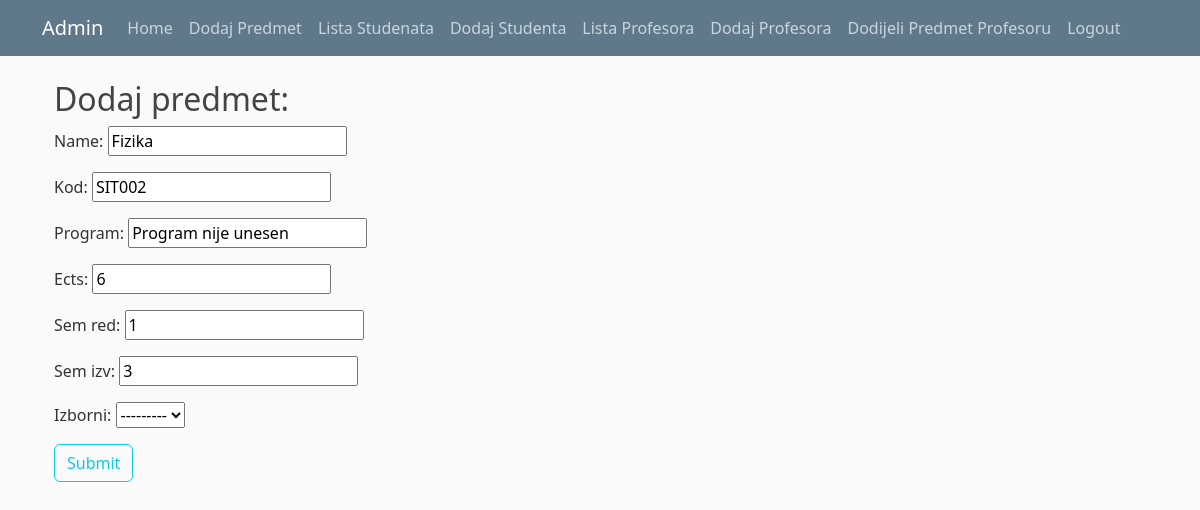
The page /predmet/2/ (signed in) on the database its author committed.
### app1/models.py (models this page shows, shortened)
class Predmeti(models.Model):
    IZBORNI = (('da', 'da'), ('ne', 'ne'))
    name = models.CharField(max_length=50)
    kod = models.CharField(max_length=50)
    program = models.CharField(max_length=50)
    ects = models.IntegerField()
    sem_red = models.IntegerField()
    sem_izv = models.IntegerField()
    izborni = models.CharField(max_length=50, choices=IZBORNI)
    nositelj = models.ForeignKey(Korisnik, on_delete=models.CASCADE, null=True)

### app1/views.py (the view, shortened to what this page needs)
# urls.py: path('predmet/<int:predmet_id>/',views.editPredmet,name='editPredmet'),
@login_required(login_url='/login/')
def editPredmet(request, predmet_id):
    role = str(request.user.role)
    if role != 'admin':
        return redirect('main')
    predmet = Predmeti.objects.get(pk=predmet_id)
    form = DodajPredmetForm(initial={'name': predmet.name,'kod':predmet.kod,'program':predmet.program,'ects':predmet.ects,
    'sem_red':predmet.sem_red,'sem_izv':predmet.sem_izv,'izborni':predmet.izborni.upper()})
    return render(request,'edit-predmet.html',{'form':form})

### app1/forms.py
class DodajPredmetForm(ModelForm):
    class Meta:
        model = Predmeti
        fields = ['name','kod','program','ects','sem_red','sem_izv','izborni']

### app1/models.py (called while the page is built)
    def __str__(self):
        return '%s' % (self.role)

### app1/templates/edit-predmet.html (shortened to what this page needs)
{% extends "base.html" %}
{% block content %}
<header class="site-header">
    <nav class="navbar navbar-expand-md navbar-dark bg-steel fixed-top">
    <div class="container">
        <a class="navbar-brand mr-4" href="/">Admin</a>
        <div class="collapse navbar-collapse mr-auto" id="navbarToggle">
        <div class="navbar-nav mr-auto">
            <a class="nav-item nav-link" href="/">Home</a>
            <a class="nav-item nav-link active" href="/dodajPredmet">Dodaj Predmet</a>
            <a class="nav-item nav-link" href="/listaStudenata">Lista Studenata</a>
            <a class="nav-item nav-link" href="/dodajStudenta">Dodaj Studenta</a>
            <a class="nav-item nav-link" href="/listaProfesora">Lista Profesora</a>
			<a class="nav-item nav-link" href="/dodajProfesora">Dodaj Profesora</a>
            <a class="nav-item nav-link" href="/dodijeliPredmet">Dodijeli Predmet Profesoru</a>
        </div>
        <div class="navbar-nav ml-auto">
            {% if user.is_authenticated%}
                <a class="nav-item nav-link" href="/logout">Logout</a>
            {% else %}
                <a class="nav-item nav-link" href="/login">Login</a>
            {% endif %}
        </div>
        </div>
    </div>
    </nav>
</header>
<div class="container">
    <h2>Dodaj predmet:</h2>
    <form method="POST">
        {{ form.as_p }}
            <input class="btn btn-outline-info" type="submit"></input>
    </form>
</div>
{% endblock %}

### app1/static/css/main.css (style rules this page uses)
body { background: #fafafa; color: #333333; margin-top: 5rem; }
h1, h2, h3, h4, h5, h6 { color: #444444; }
.bg-steel { background-color: #5f788a; }
.site-header .navbar-nav .nav-link { color: #cbd5db; }
.site-header .navbar-nav .nav-link.active { font-weight: 500; }

### rows shown on the page
Predmeti: name "Fizika", kod "SIT002", program "Program nije unesen", ects "6", sem_red "1", sem_izv "3", izborni "---------"
